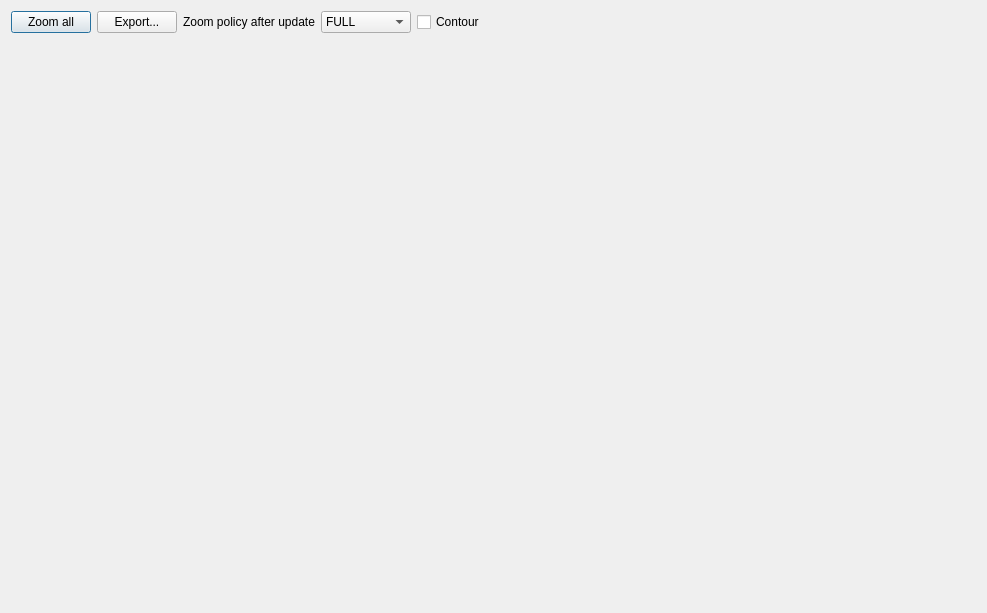
<?xml version="1.0" encoding="UTF-8"?>
<ui version="4.0">
 <class>dlgQWTPlot</class>
 <widget class="QDialog" name="dlgQWTPlot">
  <property name="geometry">
   <rect>
    <x>0</x>
    <y>0</y>
    <width>987</width>
    <height>613</height>
   </rect>
  </property>
  <property name="windowTitle">
   <string>Dialog</string>
  </property>
  <layout class="QGridLayout" name="gridLayout">
   <item row="0" column="3">
    <widget class="QComboBox" name="cbZoom">
     <property name="currentIndex">
      <number>1</number>
     </property>
     <item>
      <property name="text">
       <string>CUSTOM</string>
      </property>
     </item>
     <item>
      <property name="text">
       <string>FULL</string>
      </property>
     </item>
     <item>
      <property name="text">
       <string>MAXHOLD</string>
      </property>
     </item>
    </widget>
   </item>
   <item row="0" column="5">
    <spacer name="horizontalSpacer">
     <property name="orientation">
      <enum>Qt::Orientation::Horizontal</enum>
     </property>
     <property name="sizeHint" stdset="0">
      <size>
       <width>40</width>
       <height>20</height>
      </size>
     </property>
    </spacer>
   </item>
   <item row="0" column="2">
    <widget class="QLabel" name="label">
     <property name="text">
      <string>Zoom policy after update</string>
     </property>
    </widget>
   </item>
   <item row="0" column="0">
    <widget class="QPushButton" name="btnZoomAll">
     <property name="text">
      <string>Zoom all</string>
     </property>
     <property name="icon">
      <iconset theme="QIcon::ThemeIcon::ViewFullscreen"/>
     </property>
    </widget>
   </item>
   <item row="0" column="1">
    <widget class="QPushButton" name="btnExportPDF">
     <property name="text">
      <string>Export...</string>
     </property>
     <property name="icon">
      <iconset theme="QIcon::ThemeIcon::DocumentSaveAs"/>
     </property>
    </widget>
   </item>
   <item row="1" column="0" colspan="6">
    <widget class="QwtPlot" name="plot" native="true"/>
   </item>
   <item row="0" column="4">
    <widget class="QCheckBox" name="cbContour">
     <property name="text">
      <string>Contour</string>
     </property>
    </widget>
   </item>
  </layout>
 </widget>
 <customwidgets>
  <customwidget>
   <class>QwtPlot</class>
   <extends>QWidget</extends>
   <header location="global">qwt_plot.h</header>
   <container>1</container>
  </customwidget>
 </customwidgets>
 <resources/>
 <connections/>
</ui>
